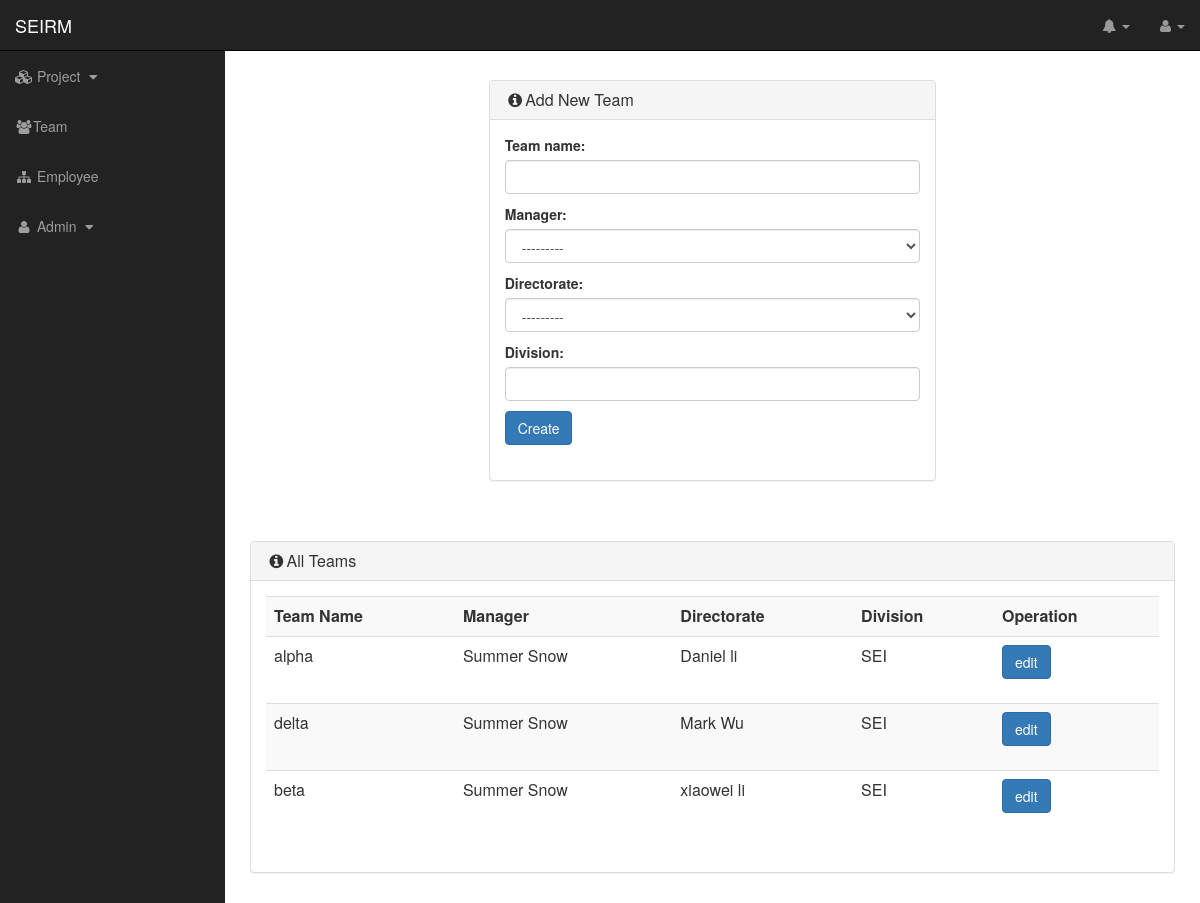
Screenshot of /SEI/admin_team (signed in) with the database file from the repository.
### SEI/models.py (models this page shows)
class Team(models.Model):
    team_name = models.CharField(max_length=50)
    manager = models.ForeignKey('Employee', related_name="manageer", on_delete=models.CASCADE, blank=True, null=True)
    directorate = models.ForeignKey('Employee', related_name="directorate", on_delete=models.CASCADE, blank=True, null=True)
    division = models.CharField(max_length=50)

class Employee(models.Model):
    employee_uid = models.CharField(max_length=20,default="")
    first_name = models.CharField(max_length=200, default="", blank=True)
    last_name = models.CharField(max_length=200, default="", blank=True)
    position = models.CharField(max_length=100,default="", blank=True)
    title = models.CharField(max_length=100,default="", blank=True)
    internal_salary = models.DecimalField(max_digits=8, decimal_places=2)
    external_salary = models.DecimalField(max_digits=8, decimal_places=2)
    team = models.ForeignKey(Team)

### SEI/views.py (the view, shortened to what this page needs)
@permission_required('SEI.add_team')
def admin_team(request):
    context = {}
    messages = []
    teams = Team.objects.all()
    context['teams'] = teams
    if request.method == 'GET':
        form = TeamForm()
        context['form'] = form
        return render(request, 'SEI/admin_team.html', context)

### SEI/forms.py (shortened to what this page needs)
class TeamForm(forms.ModelForm):
    manager = TeamModelChoiceField(queryset=Employee.objects.all(),widget=forms.Select(attrs={'class':'form-control'}))
    directorate = TeamModelChoiceField(queryset=Employee.objects.all(),widget=forms.Select(attrs={'class':'form-control'}))
    class Meta:
        model = Team
        fields = '__all__'
        widgets={
           'team_name' : forms.TextInput(attrs={'class':'form-control'}),
           'division' : forms.TextInput(attrs={'class':'form-control'})
        }

### SEI/forms.py (called while the page is built)
    def label_from_instance(self, obj):
        return "%s %s" % (obj.first_name, obj.last_name)

### SEI/templates/SEI/admin_team.html (shortened to what this page needs)
{{% extends 'SEI/base.html' %}
{% block content %}
                <div class="row">
                    <div class="col-lg-6 col-lg-offset-3">
                        <div class="panel panel-default">
                            <div class="panel-heading">
                                <h3 class="panel-title"><i class="fa fa-info-circle fa-fw"></i>Add New Team</h3>
                            </div>
                            <div>
                            	<div class="panel-body">
                            		<div class="list-group">
										<form action="{% url 'adminTeam' %}" method="post">
											{{ form.as_p }}
										<input type="submit" class="btn btn-primary" value="Create">
										</form>
                                </div>
                        </div>
                    </div>
                </div>
</div>
</div>
	<br />
	<br />
                <div class="row">
                    <div class="col-lg-12">
                        <div class="panel panel-default">
                            <div class="panel-heading">
                                <h3 class="panel-title"><i class="fa fa-info-circle fa-fw"></i>All Teams</h3>
                            </div>
                            <div>
                            	<div class="panel-body">
                                    <table id="table_list" class="table table-striped">
                                      <tr>
                                        <th>Team Name</th>
                                        <th>Manager</th>
                                        <th>Directorate</th>
                                        <th>Division</th>
                                        <th>Operation</th>
                                      </tr>
                                      {% for team in teams  %}
                                      <tr>
                                        <td>{{ team.team_name }}</td>
                                        <td>{{ team.manager.first_name }} {{ team.manager.last_name }}</td>
                                        <td>{{ team.directorate.first_name }} {{ team.directorate.last_name }}</td>
                                        <td>{{ team.division }}</td>
                                        <td><form action="{% url 'edit_team' team_id=team.id %}"><input type="submit" class="btn btn-primary" value="edit"></input></form></td>
                                    </tr>
                                    {% endfor %}
                                    </table>
                                </div>
                        </div>
                    </div>
                </div>
</div>
</div>
{% endblock %}

### SEI/static/css/SEIRM.css (style rules this page uses)
body { padding-top: 0px; }
* { .border-radius(0) !important; }

### SEI/static/css/sb-admin.css (style rules this page uses)
body { margin-top: 100px; background-color: #fff; height: 100% }
@media (min-width:768px) { body { margin-top: 50px; } }

### rows the page displays
Team: team_name "alpha", manager.first_name "Summer", manager.last_name "Snow", directorate.first_name "Daniel", directorate.last_name "li", division "SEI"
Team: team_name "delta", manager.first_name "Summer", manager.last_name "Snow", directorate.first_name "Mark", directorate.last_name "Wu", division "SEI"
Team: team_name "beta", manager.first_name "Summer", manager.last_name "Snow", directorate.first_name "xiaowei", directorate.last_name "li", division "SEI"
